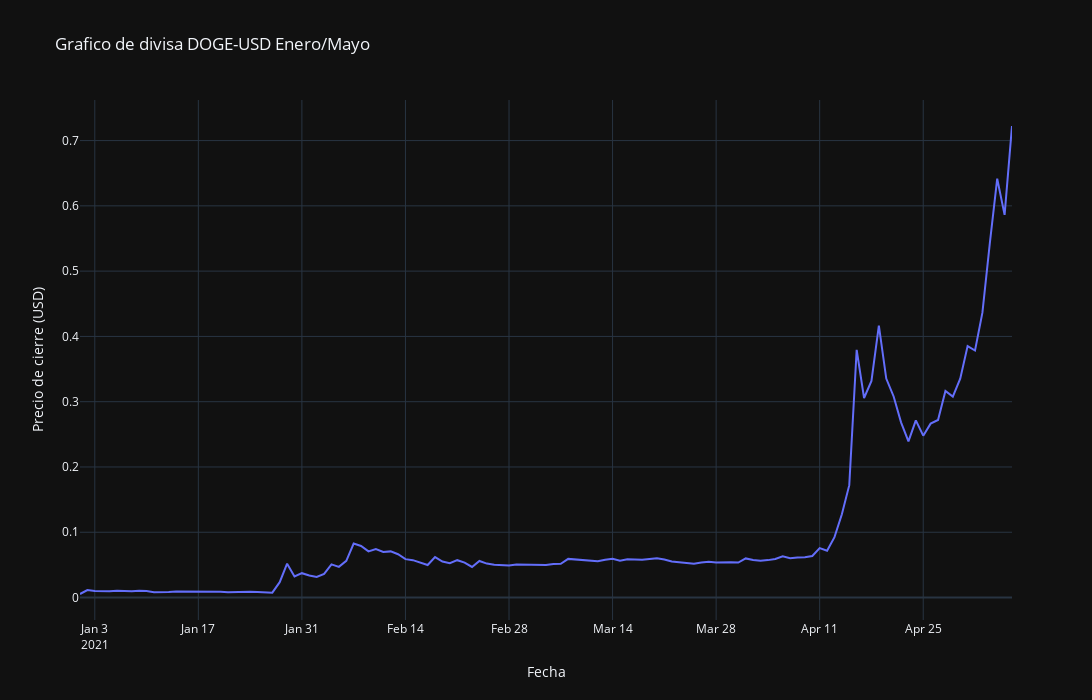

Write notebook code for a chart like this one.
### Code cell
fig = px.line(Dogedf, y="Precio de cierre (USD)", title='Grafico de divisa DOGE-USD Enero/Mayo', width=1200, height=700, template='plotly_dark')
fig.show()
